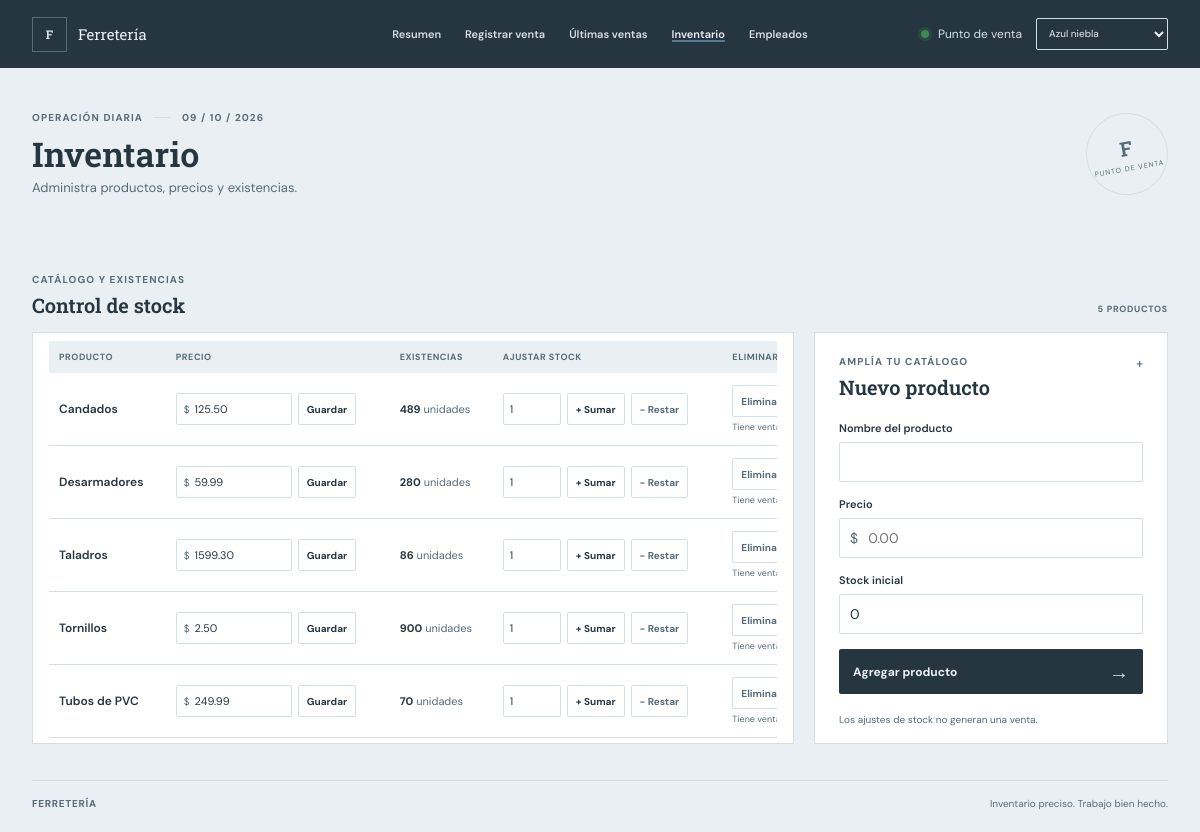
Page /?pagina=inventario on the committed database.
### tables this page shows
CREATE TABLE `productos` (
  `id_producto` int(11) NOT NULL,
  `nombre` varchar(75) DEFAULT NULL,
  `precio` decimal(10,2) DEFAULT NULL,
  `cantidad` int(11) DEFAULT NULL
);

### index.php (the view, shortened to what this page needs)
<?php
$settings = require __DIR__ . '/config.php';
function escape(string $value): string
{
    return htmlspecialchars($value, ENT_QUOTES, 'UTF-8');
}
$pageDefinitions = [
    'resumen' => ['title' => 'Resumen', 'description' => 'Actividad y ventas del día.'],
    'ventas' => ['title' => 'Registrar venta', 'description' => 'Busca productos y registra una venta con varios artículos.'],
    'historial' => ['title' => 'Últimas ventas', 'description' => 'Consulta tickets, productos y cantidades vendidos.'],
    'inventario' => ['title' => 'Inventario', 'description' => 'Administra productos, precios y existencias.'],
    'empleados' => ['title' => 'Empleados', 'description' => 'Consulta y administra los datos de empleados.'],
];
$currentPage = $_GET['pagina'] ?? 'resumen';
$currentPageInfo = $pageDefinitions[$currentPage];
$connectionError = null;
$products = [];
try {
    $pdo = new PDO(
        "mysql:host={$settings['host']};dbname={$settings['database']};charset=utf8mb4",
        $settings['username'],
        $settings['password'],
        [
            PDO::ATTR_ERRMODE => PDO::ERRMODE_EXCEPTION,
            PDO::ATTR_DEFAULT_FETCH_MODE => PDO::FETCH_ASSOC,
            PDO::ATTR_EMULATE_PREPARES => false,
        ]
    );
    $products = $pdo->query(
        'SELECT p.id_producto, p.nombre, p.precio, p.cantidad, COUNT(v.id_venta) AS cantidad_ventas
         FROM productos p
         LEFT JOIN ventas v ON v.id_producto = p.id_producto
         GROUP BY p.id_producto, p.nombre, p.precio, p.cantidad
         ORDER BY p.nombre'
    )->fetchAll();
} catch (Throwable $exception) {
    $connectionError = 'No se pudo conectar con la base de datos "ferreteria". Revisa que MariaDB esté activo y que los datos de conexión en config.php sean correctos.';
}
?>
<!doctype html>
<html lang="es">
<head>
    <link rel="stylesheet" href="styles.css">
</head>
<body>
    <header class="topbar">
        <a class="brand" href="?pagina=resumen" aria-label="Ferretería, inicio">
            <span class="brand-mark" aria-hidden="true">F</span>
            <span class="brand-name">Ferretería</span>
        </a>
        <?php if (!$connectionError): ?>
            <nav class="site-nav" aria-label="Secciones de la página">
                <div class="site-nav-inner">
                    <a href="?pagina=resumen" <?= $currentPage === 'resumen' ? 'aria-current="page"' : '' ?>>Resumen</a>
                    <a href="?pagina=ventas" <?= $currentPage === 'ventas' ? 'aria-current="page"' : '' ?>>Registrar venta</a>
                    <a href="?pagina=historial" <?= $currentPage === 'historial' ? 'aria-current="page"' : '' ?>>Últimas ventas</a>
                    <a href="?pagina=inventario" <?= $currentPage === 'inventario' ? 'aria-current="page"' : '' ?>>Inventario</a>
                    <a href="?pagina=empleados" <?= $currentPage === 'empleados' ? 'aria-current="page"' : '' ?>>Empleados</a>
                </div>
            </nav>
        <?php endif; ?>
        <div class="topbar-tools">
            <span class="topbar-label"><span class="status-dot"></span> Punto de venta</span>
            <label class="theme-picker">
                <select id="theme-select" aria-label="Tema de color">
                    <option value="azul-niebla">Azul niebla</option>
                </select>
            </label>
        </div>
    </header>
    <main class="page-shell">
        <section class="page-heading" aria-labelledby="page-title">
            <div>
                <p class="eyebrow">OPERACIÓN DIARIA <span></span> <?= escape(date('d / m / Y')) ?></p>
                <h1 id="page-title"><?= escape($currentPageInfo['title']) ?></h1>
                <p class="heading-copy"><?= escape($currentPageInfo['description']) ?></p>
            </div>
            <div class="heading-stamp" aria-hidden="true">
                <span>F</span>
                <small>PUNTO DE VENTA</small>
            </div>
        </section>
        <?php if (!$connectionError): ?>
            <?php if ($currentPage === 'inventario'): ?>
            <section class="inventory-section" id="inventario" aria-labelledby="inventory-title">
                <div class="inventory-heading">
                    <div>
                        <p class="eyebrow">CATÁLOGO Y EXISTENCIAS</p>
                        <h2 id="inventory-title">Control de stock</h2>
                    </div>
                    <span class="panel-index"><?= count($products) ?> PRODUCTOS</span>
                </div>
                <div class="inventory-grid">
                    <section class="inventory-list-panel" aria-label="Productos y existencias">
                        <?php if (!$products): ?>
                            <p class="empty-state">Aún no hay productos. Agrega el primero con el formulario.</p>
                        <?php else: ?>
                            <div class="table-wrap">
                                <table class="inventory-table">
                                    <thead>
                                        <tr>
                                            <th>PRODUCTO</th>
                                            <th>PRECIO</th>
                                            <th>EXISTENCIAS</th>
                                            <th>AJUSTAR STOCK</th>
                                            <th>ELIMINAR</th>
                                        </tr>
                                    </thead>
                                    <tbody>
                                        <?php foreach ($products as $product): ?>
                                            <tr>
                                                <td><strong><?= escape($product['nombre'] ?? 'Sin nombre') ?></strong></td>
                                                <td>
                                                    <form method="post" class="product-price-form">
                                                        <div class="product-price-input"><span>$</span><input id="precio-<?= (int) $product['id_producto'] ?>" name="precio" type="number" min="0.01" max="99999999.99" step="0.01" value="<?= number_format((float) $product['precio'], 2, '.', '') ?>" required></div>
                                                        <button class="price-save-button" type="submit" aria-label="Guardar precio de <?= escape($product['nombre'] ?? 'producto') ?>" title="Guardar precio">Guardar</button>
                                                    </form>
                                                </td>
                                                <td><span class="stock-count"><?= number_format((int) $product['cantidad']) ?></span> unidades</td>
                                                <td>
                                                    <form method="post" class="stock-form">
                                                        <input id="stock-<?= (int) $product['id_producto'] ?>" type="number" name="cantidad" min="1" step="1" value="1" inputmode="numeric" required>
                                                        <button class="stock-button add-stock" type="submit" name="movimiento" value="sumar">+ Sumar</button>
                                                        <button class="stock-button remove-stock" type="submit" name="movimiento" value="restar">− Restar</button>
                                                    </form>
                                                </td>
                                                <td>
                                                    <form method="post" class="product-delete-form" onsubmit="return confirm('¿Eliminar este producto? Esta acción no se puede deshacer.')">
                                                        <button class="product-delete-button" type="submit" <?= (int) $product['cantidad_ventas'] > 0 ? 'disabled' : '' ?>>Eliminar</button>
                                                        <?php if ((int) $product['cantidad_ventas'] > 0): ?>
                                                            <span class="product-lock-note">Tiene ventas</span>
                                                        <?php endif; ?>
                                                    </form>
                                                </td>
                                            </tr>
                                        <?php endforeach; ?>
                                    </tbody>
                                </table>
                            </div>
                        <?php endif; ?>
                    </section>
                    <section class="new-product-panel" aria-labelledby="new-product-title">
                        <div class="section-heading">
                            <div>
                                <p class="eyebrow">AMPLÍA TU CATÁLOGO</p>
                                <h2 id="new-product-title">Nuevo producto</h2>
                            </div>
                            <span class="panel-index">+</span>
                        </div>
                        <form method="post" class="new-product-form">
                            <label for="nuevo-nombre">Nombre del producto</label>
                            <input id="nuevo-nombre" name="nombre" type="text" maxlength="75" autocomplete="off" required>
                            <label for="nuevo-precio">Precio</label>
                            <div class="price-input"><span>$</span><input id="nuevo-precio" name="precio" type="number" min="0.01" max="99999999.99" step="0.01" placeholder="0.00" required></div>
                            <label for="nuevo-stock">Stock inicial</label>
                            <input id="nuevo-stock" name="cantidad" type="number" min="0" step="1" value="0" inputmode="numeric" required>
                            <button class="submit-button" type="submit">
                                <span>Agregar producto</span>
                                <span class="button-arrow" aria-hidden="true">&#8594;</span>
                            </button>
                        </form>
                        <div class="panel-footnote">Los ajustes de stock no generan una venta.</div>
                    </section>
                </div>
            </section>
            <?php endif; ?>
        <?php endif; ?>
    </main>
    <footer class="site-footer">
        <span>FERRETERÍA</span>
        <span>Inventario preciso. Trabajo bien hecho.</span>
    </footer>
</body>
</html>

### rows in the picture
productos: nombre "Candados", precio "125.50", cantidad "489"
productos: nombre "Desarmadores", precio "59.99", cantidad "280"
productos: nombre "Taladros", precio "1599.30", cantidad "86"
productos: nombre "Tornillos", precio "2.50", cantidad "900", cantidad "1"
productos: nombre "Tubos de PVC", precio "249.99", cantidad "70"

### other values in the picture
$currentPageInfo['title'] "Inventario"
$currentPageInfo['description'] "Administra productos, precios y existencias."
count($products) "5"
